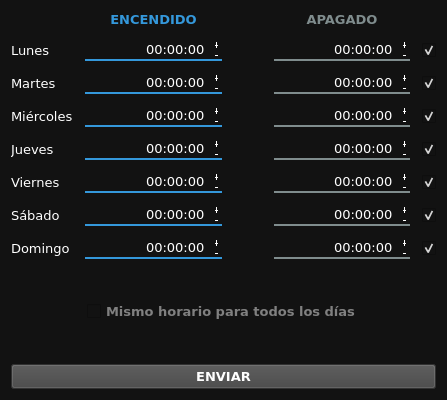
 <widget class="QWidget" name="Form">
  <property name="geometry">
   <rect>
    <x>0</x>
    <y>0</y>
    <width>447</width>
    <height>400</height>
   </rect>
  </property>
  <property name="windowTitle">
   <string>Form</string>
  </property>
  <property name="windowIcon">
   <iconset resource="resources.qrc">
    <normaloff>:/icons/icons/datetime.png</normaloff>:/icons/icons/datetime.png</iconset>
  </property>
  <property name="styleSheet">
   <string notr="true">QWidget{
	background-color: #121212;
	color: white;
}

QLabel{
	font-family: Verdana;
	font-size: 10pt;
}

QLabel:disabled{
	font-family: Verdana;
	font-size: 10pt;
	color: #7f8c8d;
}

QPushButton{
	font-family: Verdana;
	font-size: 10pt;
	background-color: #444444;
	color: #FFFFFF;
}

QTimeEdit:enabled{
	font-family: Verdana;
	font-size: 10pt;
	background-color: transparent;
	border-style: solid;
	border-bottom: 2px solid #3498db;
}

QTimeEdit:disabled{
	font-family: Verdana;
	font-size: 19pt;
	background-color: transparent;
	color: #7f8c8d;
	border-style: solid;
	border-bottom: 2px solid #444444;
}</string>
  </property>
  <layout class="QVBoxLayout" name="verticalLayout">
   <item>
    <layout class="QGridLayout" name="gridLayout">
     <property name="spacing">
      <number>12</number>
     </property>
     <item row="5" column="1">
      <widget class="QTimeEdit" name="encendidoViernes">
       <property name="sizePolicy">
        <sizepolicy hsizetype="MinimumExpanding" vsizetype="Fixed">
         <horstretch>0</horstretch>
         <verstretch>0</verstretch>
        </sizepolicy>
       </property>
       <property name="minimumSize">
        <size>
         <width>120</width>
         <height>0</height>
        </size>
       </property>
       <property name="frame">
        <bool>false</bool>
       </property>
       <property name="alignment">
        <set>Qt::AlignRight|Qt::AlignTrailing|Qt::AlignVCenter</set>
       </property>
       <property name="buttonSymbols">
        <enum>QAbstractSpinBox::PlusMinus</enum>
       </property>
      </widget>
     </item>
     <item row="2" column="3">
      <widget class="QTimeEdit" name="apagadoMartes">
       <property name="sizePolicy">
        <sizepolicy hsizetype="MinimumExpanding" vsizetype="Fixed">
         <horstretch>0</horstretch>
         <verstretch>0</verstretch>
        </sizepolicy>
       </property>
       <property name="minimumSize">
        <size>
         <width>120</width>
         <height>0</height>
        </size>
       </property>
       <property name="styleSheet">
        <string notr="true">:enabled{
	border-bottom: 2px solid #7f8c8d;
}

:disabled{
	border-bottom: 2px solid #444444;
}</string>
       </property>
       <property name="frame">
        <bool>false</bool>
       </property>
       <property name="alignment">
        <set>Qt::AlignRight|Qt::AlignTrailing|Qt::AlignVCenter</set>
       </property>
       <property name="buttonSymbols">
        <enum>QAbstractSpinBox::PlusMinus</enum>
       </property>
      </widget>
     </item>
     <item row="3" column="1">
      <widget class="QTimeEdit" name="encendidoMiercoles">
       <property name="sizePolicy">
        <sizepolicy hsizetype="MinimumExpanding" vsizetype="Fixed">
         <horstretch>0</horstretch>
         <verstretch>0</verstretch>
        </sizepolicy>
       </property>
       <property name="minimumSize">
        <size>
         <width>120</width>
         <height>0</height>
        </size>
       </property>
       <property name="frame">
        <bool>false</bool>
       </property>
       <property name="alignment">
        <set>Qt::AlignRight|Qt::AlignTrailing|Qt::AlignVCenter</set>
       </property>
       <property name="buttonSymbols">
        <enum>QAbstractSpinBox::PlusMinus</enum>
       </property>
      </widget>
     </item>
     <item row="5" column="0">
      <widget class="QLabel" name="tagViernes">
       <property name="text">
        <string>Viernes</string>
       </property>
      </widget>
     </item>
     <item row="3" column="0">
      <widget class="QLabel" name="tagMiercoles">
       <property name="text">
        <string>Miércoles</string>
       </property>
      </widget>
     </item>
     <item row="2" column="1">
      <widget class="QTimeEdit" name="encendidoMartes">
       <property name="sizePolicy">
        <sizepolicy hsizetype="MinimumExpanding" vsizetype="Fixed">
         <horstretch>0</horstretch>
         <verstretch>0</verstretch>
        </sizepolicy>
       </property>
       <property name="minimumSize">
        <size>
         <width>120</width>
         <height>0</height>
        </size>
       </property>
       <property name="frame">
        <bool>false</bool>
       </property>
       <property name="alignment">
        <set>Qt::AlignRight|Qt::AlignTrailing|Qt::AlignVCenter</set>
       </property>
       <property name="buttonSymbols">
        <enum>QAbstractSpinBox::PlusMinus</enum>
       </property>
      </widget>
     </item>
     <item row="6" column="3">
      <widget class="QTimeEdit" name="apagadoSabado">
       <property name="sizePolicy">
        <sizepolicy hsizetype="MinimumExpanding" vsizetype="Fixed">
         <horstretch>0</horstretch>
         <verstretch>0</verstretch>
        </sizepolicy>
       </property>
       <property name="minimumSize">
        <size>
         <width>120</width>
         <height>0</height>
        </size>
       </property>
       <property name="styleSheet">
        <string notr="true">:enabled{
	border-bottom: 2px solid #7f8c8d;
}

:disabled{
	border-bottom: 2px solid #444444;
}</string>
       </property>
       <property name="frame">
        <bool>false</bool>
       </property>
       <property name="alignment">
        <set>Qt::AlignRight|Qt::AlignTrailing|Qt::AlignVCenter</set>
       </property>
       <property name="buttonSymbols">
        <enum>QAbstractSpinBox::PlusMinus</enum>
       </property>
      </widget>
     </item>
     <item row="4" column="1">
      <widget class="QTimeEdit" name="encendidoJueves">
       <property name="sizePolicy">
        <sizepolicy hsizetype="MinimumExpanding" vsizetype="Fixed">
         <horstretch>0</horstretch>
         <verstretch>0</verstretch>
        </sizepolicy>
       </property>
       <property name="minimumSize">
        <size>
         <width>120</width>
         <height>0</height>
        </size>
       </property>
       <property name="frame">
        <bool>false</bool>
       </property>
       <property name="alignment">
        <set>Qt::AlignRight|Qt::AlignTrailing|Qt::AlignVCenter</set>
       </property>
       <property name="buttonSymbols">
        <enum>QAbstractSpinBox::PlusMinus</enum>
       </property>
      </widget>
     </item>
     <item row="4" column="3">
      <widget class="QTimeEdit" name="apagadoJueves">
       <property name="sizePolicy">
        <sizepolicy hsizetype="MinimumExpanding" vsizetype="Fixed">
         <horstretch>0</horstretch>
         <verstretch>0</verstretch>
        </sizepolicy>
       </property>
       <property name="minimumSize">
        <size>
         <width>120</width>
         <height>0</height>
        </size>
       </property>
       <property name="styleSheet">
        <string notr="true">:enabled{
	border-bottom: 2px solid #7f8c8d;
}

:disabled{
	border-bottom: 2px solid #444444;
}</string>
       </property>
       <property name="frame">
        <bool>false</bool>
       </property>
       <property name="alignment">
        <set>Qt::AlignRight|Qt::AlignTrailing|Qt::AlignVCenter</set>
       </property>
       <property name="buttonSymbols">
        <enum>QAbstractSpinBox::PlusMinus</enum>
       </property>
      </widget>
     </item>
     <item row="1" column="1">
      <widget class="QTimeEdit" name="encendidoLunes">
       <property name="sizePolicy">
        <sizepolicy hsizetype="MinimumExpanding" vsizetype="Fixed">
         <horstretch>0</horstretch>
         <verstretch>0</verstretch>
        </sizepolicy>
       </property>
       <property name="minimumSize">
        <size>
         <width>120</width>
         <height>0</height>
        </size>
       </property>
       <property name="frame">
        <bool>false</bool>
       </property>
       <property name="alignment">
        <set>Qt::AlignRight|Qt::AlignTrailing|Qt::AlignVCenter</set>
       </property>
       <property name="buttonSymbols">
        <enum>QAbstractSpinBox::PlusMinus</enum>
       </property>
      </widget>
     </item>
     <item row="2" column="0">
      <widget class="QLabel" name="tagMartes">
       <property name="text">
        <string>Martes</string>
       </property>
      </widget>
     </item>
     <item row="2" column="4">
      <widget class="QCheckBox" name="checkMartes">
       <property name="text">
        <string/>
       </property>
       <property name="checked">
        <bool>true</bool>
       </property>
      </widget>
     </item>
     <item row="6" column="4">
      <widget class="QCheckBox" name="checkSabado">
       <property name="text">
        <string/>
       </property>
       <property name="checked">
        <bool>true</bool>
       </property>
      </widget>
     </item>
     <item row="1" column="2">
      <spacer name="horizontalSpacer">
       <property name="orientation">
        <enum>Qt::Horizontal</enum>
       </property>
       <property name="sizeType">
        <enum>QSizePolicy::Fixed</enum>
       </property>
       <property name="sizeHint" stdset="0">
        <size>
         <width>40</width>
         <height>20</height>
        </size>
       </property>
      </spacer>
     </item>
     <item row="7" column="0">
      <widget class="QLabel" name="tagDomingo">
       <property name="text">
        <string>Domingo</string>
       </property>
      </widget>
     </item>
     <item row="5" column="4">
      <widget class="QCheckBox" name="checkViernes">
       <property name="text">
        <string/>
       </property>
       <property name="checked">
        <bool>true</bool>
       </property>
      </widget>
     </item>
     <item row="1" column="3">
      <widget class="QTimeEdit" name="apagadoLunes">
       <property name="sizePolicy">
        <sizepolicy hsizetype="MinimumExpanding" vsizetype="Fixed">
         <horstretch>0</horstretch>
         <verstretch>0</verstretch>
        </sizepolicy>
       </property>
       <property name="minimumSize">
        <size>
         <width>120</width>
         <height>0</height>
        </size>
       </property>
       <property name="styleSheet">
        <string notr="true">:enabled{
	border-bottom: 2px solid #7f8c8d;
}

:disabled{
	border-bottom: 2px solid #444444;
}</string>
       </property>
       <property name="frame">
        <bool>false</bool>
       </property>
       <property name="alignment">
        <set>Qt::AlignRight|Qt::AlignTrailing|Qt::AlignVCenter</set>
       </property>
       <property name="buttonSymbols">
        <enum>QAbstractSpinBox::PlusMinus</enum>
       </property>
      </widget>
     </item>
     <item row="7" column="1">
      <widget class="QTimeEdit" name="encendidoDomingo">
       <property name="sizePolicy">
        <sizepolicy hsizetype="MinimumExpanding" vsizetype="Fixed">
         <horstretch>0</horstretch>
         <verstretch>0</verstretch>
        </sizepolicy>
       </property>
       <property name="minimumSize">
        <size>
         <width>120</width>
         <height>0</height>
        </size>
       </property>
       <property name="frame">
        <bool>false</bool>
       </property>
       <property name="alignment">
        <set>Qt::AlignRight|Qt::AlignTrailing|Qt::AlignVCenter</set>
       </property>
       <property name="buttonSymbols">
        <enum>QAbstractSpinBox::PlusMinus</enum>
       </property>
      </widget>
     </item>
     <item row="7" column="3">
      <widget class="QTimeEdit" name="apagadoDomingo">
       <property name="sizePolicy">
        <sizepolicy hsizetype="MinimumExpanding" vsizetype="Fixed">
         <horstretch>0</horstretch>
         <verstretch>0</verstretch>
        </sizepolicy>
       </property>
       <property name="minimumSize">
        <size>
         <width>120</width>
         <height>0</height>
        </size>
       </property>
       <property name="styleSheet">
        <string notr="true">:enabled{
	border-bottom: 2px solid #7f8c8d;
}

:disabled{
	border-bottom: 2px solid #444444;
}</string>
       </property>
       <property name="frame">
        <bool>false</bool>
       </property>
       <property name="alignment">
        <set>Qt::AlignRight|Qt::AlignTrailing|Qt::AlignVCenter</set>
       </property>
       <property name="buttonSymbols">
        <enum>QAbstractSpinBox::PlusMinus</enum>
       </property>
      </widget>
     </item>
     <item row="3" column="4">
      <widget class="QCheckBox" name="checkMiercoles">
       <property name="text">
        <string/>
       </property>
       <property name="checked">
        <bool>true</bool>
       </property>
      </widget>
     </item>
     <item row="4" column="4">
      <widget class="QCheckBox" name="checkJueves">
       <property name="text">
        <string/>
       </property>
       <property name="checked">
        <bool>true</bool>
       </property>
      </widget>
     </item>
     <item row="1" column="0">
      <widget class="QLabel" name="tagLunes">
       <property name="text">
        <string>Lunes</string>
       </property>
      </widget>
     </item>
     <item row="5" column="3">
      <widget class="QTimeEdit" name="apagadoViernes">
       <property name="sizePolicy">
        <sizepolicy hsizetype="MinimumExpanding" vsizetype="Fixed">
         <horstretch>0</horstretch>
         <verstretch>0</verstretch>
        </sizepolicy>
       </property>
       <property name="minimumSize">
        <size>
         <width>120</width>
         <height>0</height>
        </size>
       </property>
       <property name="styleSheet">
        <string notr="true">:enabled{
	border-bottom: 2px solid #7f8c8d;
}

:disabled{
	border-bottom: 2px solid #444444;
}</string>
       </property>
       <property name="frame">
        <bool>false</bool>
       </property>
       <property name="alignment">
        <set>Qt::AlignRight|Qt::AlignTrailing|Qt::AlignVCenter</set>
       </property>
       <property name="buttonSymbols">
        <enum>QAbstractSpinBox::PlusMinus</enum>
       </property>
      </widget>
     </item>
     <item row="5" column="2">
      <spacer name="horizontalSpacer_5">
       <property name="orientation">
        <enum>Qt::Horizontal</enum>
       </property>
       <property name="sizeType">
        <enum>QSizePolicy::Fixed</enum>
       </property>
       <property name="sizeHint" stdset="0">
        <size>
         <width>40</width>
         <height>20</height>
        </size>
       </property>
      </spacer>
     </item>
     <item row="6" column="1">
      <widget class="QTimeEdit" name="encendidoSabado">
       <property name="sizePolicy">
        <sizepolicy hsizetype="MinimumExpanding" vsizetype="Fixed">
         <horstretch>0</horstretch>
         <verstretch>0</verstretch>
        </sizepolicy>
       </property>
       <property name="minimumSize">
        <size>
         <width>120</width>
         <height>0</height>
        </size>
       </property>
       <property name="frame">
        <bool>false</bool>
       </property>
       <property name="alignment">
        <set>Qt::AlignRight|Qt::AlignTrailing|Qt::AlignVCenter</set>
       </property>
       <property name="buttonSymbols">
        <enum>QAbstractSpinBox::PlusMinus</enum>
       </property>
      </widget>
     </item>
     <item row="7" column="2">
      <spacer name="horizontalSpacer_7">
       <property name="orientation">
        <enum>Qt::Horizontal</enum>
       </property>
       <property name="sizeType">
        <enum>QSizePolicy::Fixed</enum>
       </property>
       <property name="sizeHint" stdset="0">
        <size>
         <width>40</width>
         <height>20</height>
        </size>
       </property>
      </spacer>
     </item>
     <item row="4" column="0">
      <widget class="QLabel" name="tagJueves">
       <property name="text">
        <string>Jueves</string>
       </property>
      </widget>
     </item>
     <item row="2" column="2">
      <spacer name="horizontalSpacer_2">
       <property name="orientation">
        <enum>Qt::Horizontal</enum>
       </property>
       <property name="sizeType">
        <enum>QSizePolicy::Fixed</enum>
       </property>
       <property name="sizeHint" stdset="0">
        <size>
         <width>40</width>
         <height>20</height>
        </size>
       </property>
      </spacer>
     </item>
     <item row="0" column="1">
      <widget class="QLabel" name="label_22">
       <property name="sizePolicy">
        <sizepolicy hsizetype="Preferred" vsizetype="Fixed">
         <horstretch>0</horstretch>
         <verstretch>0</verstretch>
        </sizepolicy>
       </property>
       <property name="font">
        <font>
         <family>Verdana</family>
         <pointsize>10</pointsize>
         <weight>75</weight>
         <bold>true</bold>
        </font>
       </property>
       <property name="styleSheet">
        <string notr="true">color: #3498db;</string>
       </property>
       <property name="text">
        <string>ENCENDIDO</string>
       </property>
       <property name="alignment">
        <set>Qt::AlignCenter</set>
       </property>
      </widget>
     </item>
     <item row="4" column="2">
      <spacer name="horizontalSpacer_4">
       <property name="orientation">
        <enum>Qt::Horizontal</enum>
       </property>
       <property name="sizeType">
        <enum>QSizePolicy::Fixed</enum>
       </property>
       <property name="sizeHint" stdset="0">
        <size>
         <width>40</width>
         <height>20</height>
        </size>
       </property>
      </spacer>
     </item>
     <item row="3" column="2">
      <spacer name="horizontalSpacer_3">
       <property name="orientation">
        <enum>Qt::Horizontal</enum>
       </property>
       <property name="sizeType">
        <enum>QSizePolicy::Fixed</enum>
       </property>
       <property name="sizeHint" stdset="0">
        <size>
         <width>40</width>
         <height>20</height>
        </size>
       </property>
      </spacer>
     </item>
     <item row="0" column="3">
      <widget class="QLabel" name="label_23">
       <property name="sizePolicy">
        <sizepolicy hsizetype="Preferred" vsizetype="Fixed">
         <horstretch>0</horstretch>
         <verstretch>0</verstretch>
        </sizepolicy>
       </property>
       <property name="font">
        <font>
         <family>Verdana</family>
         <pointsize>10</pointsize>
         <weight>75</weight>
         <bold>true</bold>
        </font>
       </property>
       <property name="styleSheet">
        <string notr="true">color: #7f8c8d;</string>
       </property>
       <property name="text">
        <string>APAGADO</string>
       </property>
       <property name="alignment">
        <set>Qt::AlignCenter</set>
       </property>
      </widget>
     </item>
     <item row="6" column="2">
      <spacer name="horizontalSpacer_6">
       <property name="orientation">
        <enum>Qt::Horizontal</enum>
       </property>
       <property name="sizeType">
        <enum>QSizePolicy::Fixed</enum>
       </property>
       <property name="sizeHint" stdset="0">
        <size>
         <width>40</width>
         <height>20</height>
        </size>
       </property>
      </spacer>
     </item>
     <item row="3" column="3">
      <widget class="QTimeEdit" name="apagadoMiercoles">
       <property name="sizePolicy">
        <sizepolicy hsizetype="MinimumExpanding" vsizetype="Fixed">
         <horstretch>0</horstretch>
         <verstretch>0</verstretch>
        </sizepolicy>
       </property>
       <property name="minimumSize">
        <size>
         <width>120</width>
         <height>0</height>
        </size>
       </property>
       <property name="styleSheet">
        <string notr="true">:enabled{
	border-bottom: 2px solid #7f8c8d;
}

:disabled{
	border-bottom: 2px solid #444444;
}</string>
       </property>
       <property name="frame">
        <bool>false</bool>
       </property>
       <property name="alignment">
        <set>Qt::AlignRight|Qt::AlignTrailing|Qt::AlignVCenter</set>
       </property>
       <property name="buttonSymbols">
        <enum>QAbstractSpinBox::PlusMinus</enum>
       </property>
      </widget>
     </item>
     <item row="7" column="4">
      <widget class="QCheckBox" name="checkDomingo">
       <property name="text">
        <string/>
       </property>
       <property name="checked">
        <bool>true</bool>
       </property>
      </widget>
     </item>
     <item row="1" column="4">
      <widget class="QCheckBox" name="checkLunes">
       <property name="text">
        <string/>
       </property>
       <property name="checked">
        <bool>true</bool>
       </property>
      </widget>
     </item>
     <item row="6" column="0">
      <widget class="QLabel" name="tagSabado">
       <property name="text">
        <string>Sábado</string>
       </property>
      </widget>
     </item>
    </layout>
   </item>
   <item>
    <spacer name="verticalSpacer">
     <property name="orientation">
      <enum>Qt::Vertical</enum>
     </property>
     <property name="sizeHint" stdset="0">
      <size>
       <width>20</width>
       <height>40</height>
      </size>
     </property>
    </spacer>
   </item>
   <item>
    <layout class="QHBoxLayout" name="horizontalLayout">
     <item>
      <spacer name="horizontalSpacer_8">
       <property name="orientation">
        <enum>Qt::Horizontal</enum>
       </property>
       <property name="sizeHint" stdset="0">
        <size>
         <width>40</width>
         <height>20</height>
        </size>
       </property>
      </spacer>
     </item>
     <item>
      <widget class="QCheckBox" name="checkGlobal">
       <property name="font">
        <font>
         <family>Verdana</family>
         <pointsize>10</pointsize>
         <weight>75</weight>
         <bold>true</bold>
        </font>
       </property>
       <property name="styleSheet">
        <string notr="true">:!checked{
	color: gray;
}

:!checked:hover{
	color: white;
}

:checked{
	background-color: #4e4e4e;
	border-width: 1px;
	border-style: dashed;
}</string>
       </property>
       <property name="text">
        <string>Mismo horario para todos los días</string>
       </property>
      </widget>
     </item>
     <item>
      <spacer name="horizontalSpacer_9">
       <property name="orientation">
        <enum>Qt::Horizontal</enum>
       </property>
       <property name="sizeHint" stdset="0">
        <size>
         <width>40</width>
         <height>20</height>
        </size>
       </property>
      </spacer>
     </item>
    </layout>
   </item>
   <item>
    <spacer name="verticalSpacer_2">
     <property name="orientation">
      <enum>Qt::Vertical</enum>
     </property>
     <property name="sizeHint" stdset="0">
      <size>
       <width>20</width>
       <height>40</height>
      </size>
     </property>
    </spacer>
   </item>
   <item>
    <widget class="QPushButton" name="botonEnviar">
     <property name="font">
      <font>
       <family>Verdana</family>
       <pointsize>10</pointsize>
       <weight>75</weight>
       <bold>true</bold>
      </font>
     </property>
     <property name="text">
      <string>ENVIAR</string>
     </property>
    </widget>
   </item>
  </layout>
 </widget>
